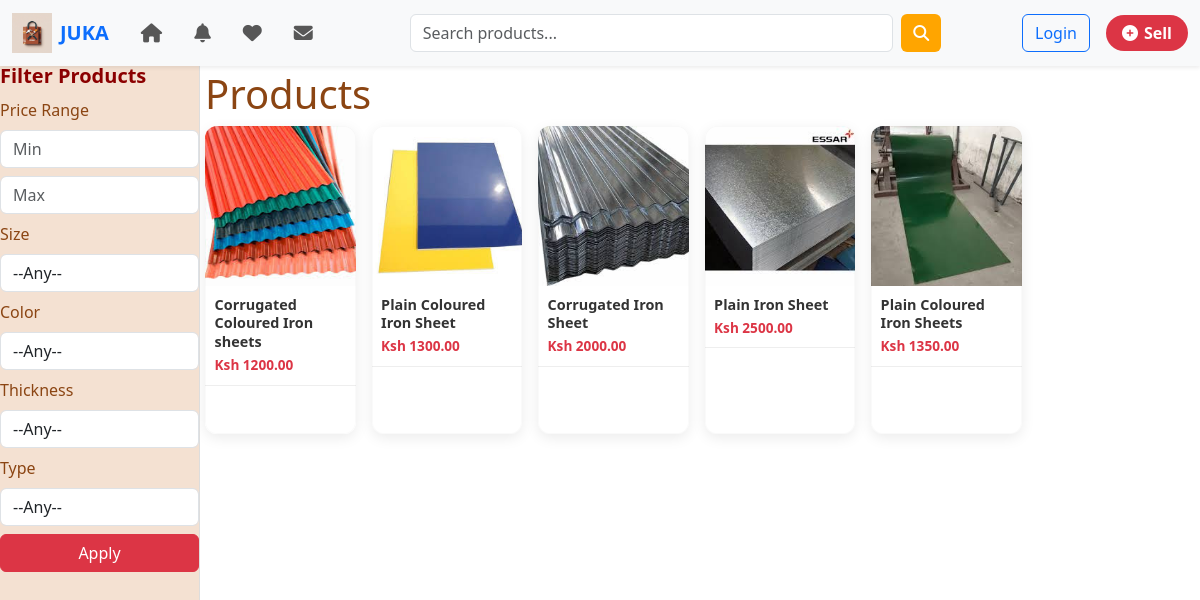
The page /products/products/category/iron-sheets/ on the database its author committed.
### sellers/models.py (models this page shows)
class Advert(models.Model):
    shop = models.ForeignKey(
        Shop,
        related_name='adverts',
        on_delete=models.CASCADE
    )
    seller = models.ForeignKey(settings.AUTH_USER_MODEL, on_delete=models.CASCADE)
    title = models.CharField(max_length=255)
    description = models.TextField(blank=True)
    category = models.ForeignKey("categories.Category", related_name="adverts", on_delete=models.CASCADE)
    price = models.DecimalField(max_digits=10, decimal_places=2)
    type = models.CharField(max_length=50, blank=True, null=True)
    size = models.CharField(max_length=50, blank=True, null=True)
    thickness = models.CharField(max_length=20, blank=True, null=True)
    color = models.CharField(max_length=50, blank=True, null=True)
    weight = models.CharField(max_length=50, blank=True, null=True)  # <-- new
    shape = models.CharField(max_length=50, blank=True, null=True)
    image = models.ImageField(upload_to="adverts/")
    created_at = models.DateTimeField(auto_now_add=True)
    attributes = models.TextField(blank=True, null=True)  # freeform attributes
    active = models.BooleanField(default=True)  # Active or Draft

### products/views.py (the view)
# urls.py: path('products/category/<slug:category_slug>/', views.product_list_by_category, name='product_list_by_category'),
def product_list_by_category(request, category_slug):
    category = get_object_or_404(Category, slug=category_slug)
    base_qs = Advert.objects.filter(category=category)
    q = request.GET
    min_price = q.get("min_price") or ""
    max_price = q.get("max_price") or ""
    size = q.get("size") or ""
    color = q.get("color") or ""
    thickness = q.get("thickness") or ""
    type_ = q.get("type") or ""
    weight = q.get("weight") or ""
    shape = q.get("shape") or ""
    adverts = base_qs.filter(active=True)
    if min_price: adverts = adverts.filter(price__gte=min_price)
    if max_price: adverts = adverts.filter(price__lte=max_price)
    if size: adverts = adverts.filter(size=size)
    if color: adverts = adverts.filter(color=color)
    if thickness: adverts = adverts.filter(thickness=thickness)
    if type_: adverts = adverts.filter(type=type_)
    if weight: adverts = adverts.filter(weight=weight)
    if shape: adverts = adverts.filter(shape=shape)
    def options(field):
        return (base_qs
                .exclude(**{f"{field}__isnull": True})
                .exclude(**{f"{field}": ""})
                .values_list(field, flat=True)
                .distinct().order_by(field))
    ctx = {
        "category": category,
        "adverts": adverts,
        "categories": Category.objects.all(),
        "sizes": options("size"),
        "colors": options("color"),
        "thicknesses": options("thickness"),
        "types": options("type"),
        "weights": options("weight"),
        "shapes": options("shape"),
        "selected": {
            "min_price": min_price, "max_price": max_price,
            "size": size, "color": color, "thickness": thickness,
            "type": type_, "weight": weight, "shape": shape,
        },
        "show_sidebar": True,
    }
    return render(request, "product_list.html", ctx)

### JUKA/context_processors.py (called while the page is built)
def categories_processor(request):
    return {
        "categories": Category.objects.all()
    }

def saved_items(request):
    saved_ids = set()
    if request.user.is_authenticated:
        saved_ids = set(SavedItem.objects.filter(user=request.user).values_list("advert_id", flat=True))
    return {'user_saved_ids': saved_ids}

def unread_counts(request):
    if request.user.is_authenticated:
        unread_messages = Message.objects.filter(
            receiver=request.user,
            is_read=False
        ).count()
        unread_notifications = Notification.objects.filter(
            user=request.user,
            is_read=False
        ).count()
    else:
        unread_messages = 0
        unread_notifications = 0
    return {
        'unread_messages': unread_messages,
        'unread_notifications': unread_notifications,
    }

### products/templates/product_list.html (shortened to what this page needs)
{% extends "base.html" %}
{% load static %}
{% block content %}
<h1>Products</h1>
<div class="container">
    <div class="row g-3">
        {% for advert in adverts %}
        <div class="col-6 col-sm-4 col-md-3 col-lg-2">
            <a href="{% url 'product_detail' advert.id %}" class="text-decoration-none text-dark">
                <div class="card product-card h-100">
                    <img src="{{ advert.image.url }}" alt="{{ advert.title }}" class="card-img-top">
                    <div class="card-body">
                        <h5 class="card-title">{{ advert.title }}</h5>
                        <p class="card-price text-danger">Ksh {{ advert.price }}</p>
                    </div>
                    <div class="card-footer bg-white d-flex justify-content-between">
                        {% if user.is_authenticated %}
                        <div class="d-flex gap-2">
                            <a href="{% url 'save_item' advert.id %}"
                               class="action-btn">
                                <i class="fas fa-heart text-danger"></i>
                            </a>
                            <a href="{% url 'conversation' advert.seller.id advert.id %}"
                               class="action-btn d-flex align-items-center">
                                <i class="fas fa-envelope text-primary"></i>
                            </a>
                        </div>
                        {% else %}
                        <div class="d-flex gap-2">
                        </div>
                        {% endif %}
                    </div>
                </div>
            </a>
        </div>
        {% empty %}
        <div class="col-12">
            <p>No products found in this category.</p>
        </div>
        {% endfor %}
    </div>
</div>
{% endblock %}

### static/main.css (style rules this page uses)
body { padding-top: 70px; width: 100%; max-width: 100%; font-family: 'Segoe UI', Arial, sans-serif; overflow-x: hidden; }
:root { --orange: #FFA500; --yellow: #FFD700; --brown: #8B4513; --white: #ffffff; }
body { background-color: var(--white); color: var(--brown); }
.product-card { border: none; border-radius: 12px; background-color: #ffffff; box-shadow: 0 4px 14px rgba(0, 0, 0, 0.08); transition: transform 0.25s ease, box-shadow 0.25s ease; overflow: hidden; }
.product-card img { width: 100%; height: 160px; object-fit: cover; background-color: #f6f6f6; }
.product-card .card-body { padding: 0.6rem; }
.product-card .card-title { font-size: 0.9rem; font-weight: 600; color: #333; margin-bottom: 0.2rem; line-height: 1.3; }
.product-card .card-price { font-size: 0.85rem; font-weight: bold; color: #dc3545; margin: 0; }
.product-card .card-footer { background-color: #fff; border-top: 1px solid #eee; padding: 0.45rem 0.5rem; position: relative; overflow: hidden; }
.product-card::after { content: ""; position: absolute; inset: 0; border-radius: 12px; pointer-events: none; box-shadow: inset 0 0 0 1px rgba(0,0,0,0.02); }

### rows shown on the page
Advert: image (picture), title "Corrugated Coloured Iron sheets", price "1200.00"
Advert: image (picture), title "Plain Coloured Iron Sheet", price "1300.00"
Advert: image (picture), title "Corrugated Iron Sheet", price "2000.00"
Advert: image (picture), title "Plain Iron Sheet", price "2500.00"
Advert: image (picture), title "Plain Coloured Iron Sheets", price "1350.00"
